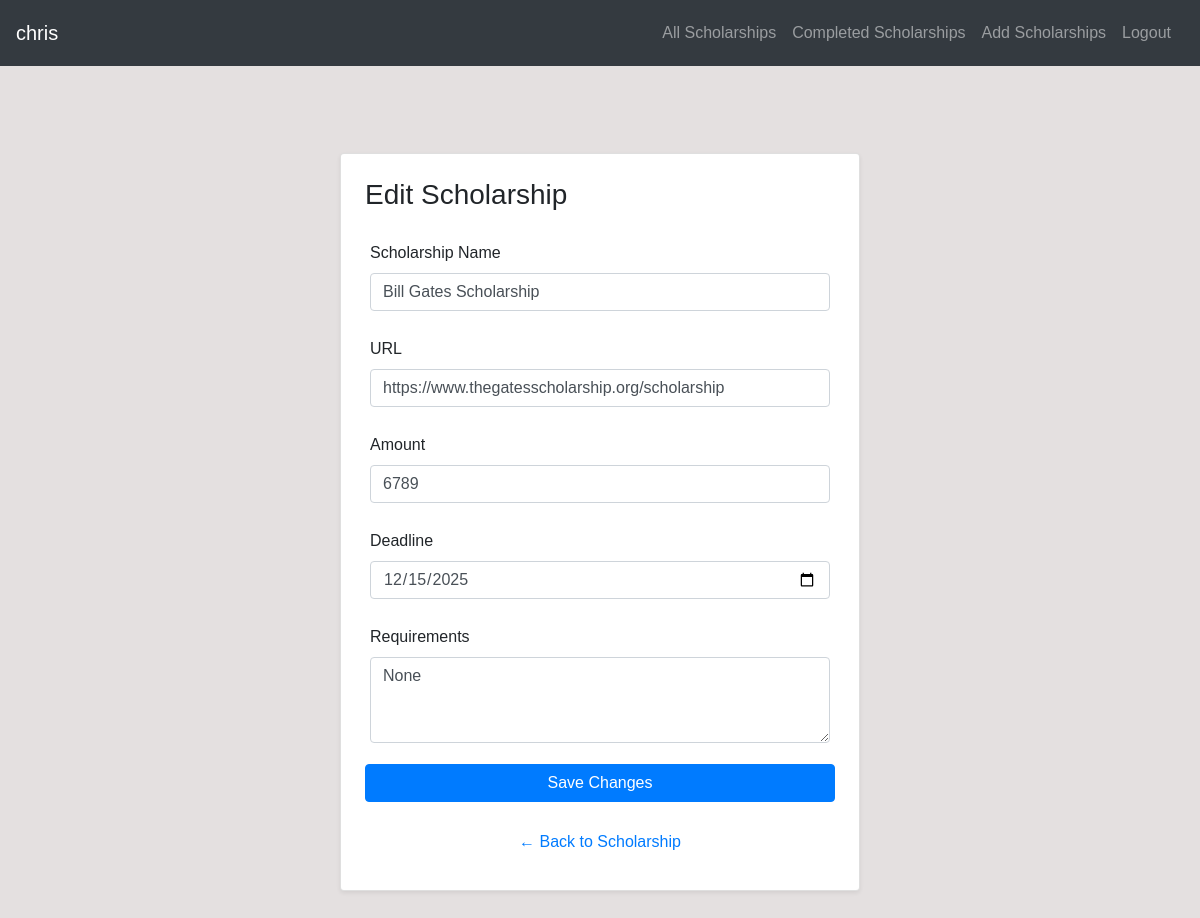
The app's page /scholarships/edit/19 (signed in) with its own data.
### scholarship/models.py (models this page shows, shortened)
class User(AbstractUser):
     pass

class Scholarship(models.Model):
    scholarship = models.TextField()
    url = models.URLField()
    user = models.ForeignKey(User, on_delete=models.CASCADE, null=True, related_name="scholarships")
    date = models.DateField()
    amount = models.TextField(default=0)
    requirements = models.TextField(default="None")
    category = models.CharField(max_length=64, default="None")
    recieved= models.BooleanField(null=True)
    documents = models.JSONField(default=list, blank=True)

### scholarship/views.py (the view, shortened to what this page needs)
# urls.py: path("scholarships/edit/<int:scholarship_id>", views.edit, name="edit"),
@login_required
def edit(request, scholarship_id):
    try:
        scholarship = Scholarship.objects.get(pk=scholarship_id)
    except Scholarship.DoesNotExist:
        return JsonResponse({"error": "Scholarship not found."}, status=404)
    if request.method == "GET":
        return render(request, "scholarship/edit.html", {
            "scholarship": scholarship,
        })

### scholarship/templates/scholarship/edit.html (shortened to what this page needs)
{% extends "scholarship/layout.html" %}
{% load static %}
{% block body %}
{% if user.is_authenticated %}
<div class="container mt-5">
    <div class="row justify-content-center">
        <div class="col-md-6">
            <div class="card shadow-sm p-4">
                <h3 class="mb-4">Edit Scholarship</h3>
                <form id="edit-form" onsubmit="return false;">
                    <div class="mb-3">
                        <label for="name-field" class="form-label">Scholarship Name</label>
                        <input
                            type="text"
                            id="name-field"
                            class="form-control"
                            placeholder="Name"
                            value="{{ scholarship.scholarship }}"
                            required
                        >
                    </div>
                    <div class="mb-3">
                        <label for="url-field" class="form-label">URL</label>
                        <input
                            type="url"
                            id="url-field"
                            class="form-control"
                            placeholder="https://example.com"
                            value="{{ scholarship.url }}"
                            required
                        >
                    </div>
                    <div class="mb-3">
                        <label for="amount-field" class="form-label">Amount</label>
                        <input
                            type="number"
                            id="amount-field"
                            class="form-control"
                            placeholder="Amount"
                            value="{{ scholarship.amount }}"
                        >
                    </div>
                    <div class="mb-3">
                        <label for="date-field" class="form-label">Deadline</label>
                        <input
                            type="date"
                            id="date-field"
                            class="form-control"
                            required
                        >
                    </div>
                    <div class="mb-3">
                        <label for="requirement-field" class="form-label">Requirements</label>
                        <textarea
                            id="requirement-field"
                            class="form-control"
                            placeholder="Requirements"
                            rows="3"
                        >{{ scholarship.requirements }}</textarea>
                    </div>
                    <button type="submit" id="edit-sub" class="btn btn-primary w-100">
                        Save Changes
                    </button>
                </form>
                <div class="mt-3 text-center">
                    <a href="{% url 'scholarship' scholarship.id %}" class="btn btn-link">
                        ← Back to Scholarship
                    </a>
                </div>
            </div>
        </div>
    </div>
</div>
{% endif %}
{% endblock %}

### scholarship/templates/scholarship/layout.html (shortened to what this page needs)
{% load static %}
<!DOCTYPE html>
<html lang="en">
<head>
    <link
        rel="stylesheet"
        href="https://stackpath.bootstrapcdn.com/bootstrap/4.4.1/css/bootstrap.min.css"
    >
    <link href="{% static 'scholarship/styles.css' %}" rel="stylesheet">
</head>
<body>
<nav class="navbar navbar-expand-lg navbar-dark bg-dark">
    <a class="navbar-brand" href="#" id="username" data-id="{{ user.username }}">{{ user.username }}</a>
    <div class="collapse navbar-collapse" id="navbarNav">
        <ul class="navbar-nav ml-auto">
            {% if user.is_authenticated %}
                <li class="nav-item"><a class="nav-link" href="{% url 'index' %}">All Scholarships</a></li>
                <li class="nav-item"><a class="nav-link" href="{% url 'completedview' %}">Completed Scholarships</a></li>
                <li class="nav-item"><a class="nav-link" href="{% url 'compose' %}">Add Scholarships</a></li>
                <li class="nav-item"><a class="nav-link" href="{% url 'logout' %}">Logout</a></li>
            {% else %}
                <li class="nav-item"><a class="nav-link" href="{% url 'login' %}">Login</a></li>
                <li class="nav-item"><a class="nav-link" href="{% url 'register' %}">Register</a></li>
            {% endif %}
        </ul>
    </div>
</nav>
<main class="container py-4">
    {% block body %}{% endblock %}
</main>
</body>
</html>

### scholarship/static/scholarship/styles.css (style rules this page uses)
body { background-color: #e4e0e0; font-family: Arial, sans-serif; }
div { padding: 5px; }
form, button { border: none; }
button { cursor: pointer; }

### records on screen
User: username "chris"
Scholarship: scholarship "Bill Gates Scholarship", url "https://www.thegatesscholarship.org/scholarship", amount "6789", requirements "None"
